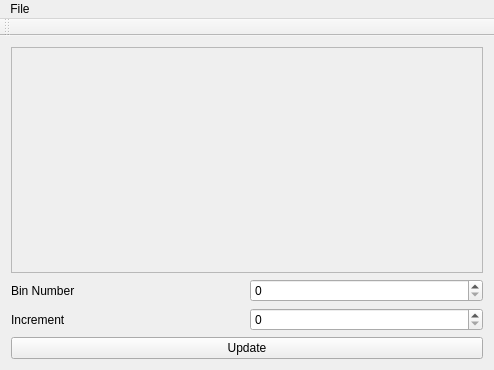
<?xml version="1.0" encoding="UTF-8"?>
<ui version="4.0">
 <class>MainWindow</class>
 <widget class="QMainWindow" name="MainWindow">
  <property name="geometry">
   <rect>
    <x>0</x>
    <y>0</y>
    <width>494</width>
    <height>370</height>
   </rect>
  </property>
  <property name="windowTitle">
   <string>MainWindow</string>
  </property>
  <widget class="QWidget" name="centralWidget">
   <layout class="QVBoxLayout" name="verticalLayout">
    <item>
     <widget class="QFrame" name="frame">
      <property name="frameShape">
       <enum>QFrame::StyledPanel</enum>
      </property>
      <property name="frameShadow">
       <enum>QFrame::Raised</enum>
      </property>
     </widget>
    </item>
    <item>
     <layout class="QGridLayout" name="gridLayout_2">
      <item row="0" column="1">
       <widget class="QSpinBox" name="spinBox">
        <property name="maximum">
         <number>10</number>
        </property>
       </widget>
      </item>
      <item row="1" column="0">
       <widget class="QLabel" name="label_2">
        <property name="text">
         <string>Increment</string>
        </property>
       </widget>
      </item>
      <item row="1" column="1">
       <widget class="QSpinBox" name="spinBox_2"/>
      </item>
      <item row="0" column="0">
       <widget class="QLabel" name="label">
        <property name="text">
         <string>Bin Number</string>
        </property>
       </widget>
      </item>
     </layout>
    </item>
    <item>
     <widget class="QPushButton" name="pushButton">
      <property name="text">
       <string>Update</string>
      </property>
     </widget>
    </item>
   </layout>
  </widget>
  <widget class="QMenuBar" name="menuBar">
   <property name="geometry">
    <rect>
     <x>0</x>
     <y>0</y>
     <width>494</width>
     <height>25</height>
    </rect>
   </property>
   <widget class="QMenu" name="menuFile">
    <property name="title">
     <string>File</string>
    </property>
    <addaction name="actionExit"/>
   </widget>
   <addaction name="menuFile"/>
  </widget>
  <widget class="QToolBar" name="mainToolBar">
   <attribute name="toolBarArea">
    <enum>TopToolBarArea</enum>
   </attribute>
   <attribute name="toolBarBreak">
    <bool>false</bool>
   </attribute>
  </widget>
  <action name="actionConnect">
   <property name="text">
    <string>Connect</string>
   </property>
  </action>
  <action name="actionExit">
   <property name="text">
    <string>Exit</string>
   </property>
  </action>
 </widget>
 <layoutdefault spacing="6" margin="11"/>
 <resources/>
 <connections>
  <connection>
   <sender>MainWindow</sender>
   <signal>destroyed()</signal>
   <receiver>MainWindow</receiver>
   <slot>close()</slot>
   <hints>
    <hint type="sourcelabel">
     <x>246</x>
     <y>184</y>
    </hint>
    <hint type="destinationlabel">
     <x>246</x>
     <y>184</y>
    </hint>
   </hints>
  </connection>
  <connection>
   <sender>actionExit</sender>
   <signal>triggered()</signal>
   <receiver>MainWindow</receiver>
   <slot>close()</slot>
   <hints>
    <hint type="sourcelabel">
     <x>-1</x>
     <y>-1</y>
    </hint>
    <hint type="destinationlabel">
     <x>246</x>
     <y>184</y>
    </hint>
   </hints>
  </connection>
 </connections>
</ui>
